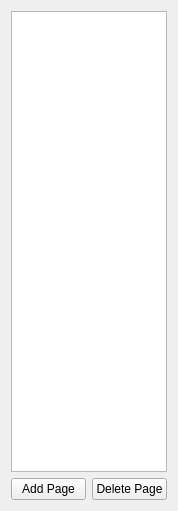
<?xml version="1.0" encoding="UTF-8"?>
<ui version="4.0">
 <class>Form</class>
 <widget class="QWidget" name="Form">
  <property name="geometry">
   <rect>
    <x>0</x>
    <y>0</y>
    <width>174</width>
    <height>511</height>
   </rect>
  </property>
  <property name="sizePolicy">
   <sizepolicy hsizetype="Preferred" vsizetype="Preferred">
    <horstretch>80</horstretch>
    <verstretch>0</verstretch>
   </sizepolicy>
  </property>
  <property name="windowTitle">
   <string>Form</string>
  </property>
  <layout class="QGridLayout" name="gridLayout_2">
   <property name="sizeConstraint">
    <enum>QLayout::SetDefaultConstraint</enum>
   </property>
   <item row="1" column="1">
    <widget class="QPushButton" name="pushButton_2">
     <property name="sizePolicy">
      <sizepolicy hsizetype="Preferred" vsizetype="Fixed">
       <horstretch>0</horstretch>
       <verstretch>0</verstretch>
      </sizepolicy>
     </property>
     <property name="minimumSize">
      <size>
       <width>75</width>
       <height>0</height>
      </size>
     </property>
     <property name="text">
      <string>Delete Page</string>
     </property>
    </widget>
   </item>
   <item row="1" column="0">
    <widget class="QPushButton" name="pushButton">
     <property name="sizePolicy">
      <sizepolicy hsizetype="Preferred" vsizetype="Fixed">
       <horstretch>0</horstretch>
       <verstretch>0</verstretch>
      </sizepolicy>
     </property>
     <property name="minimumSize">
      <size>
       <width>75</width>
       <height>0</height>
      </size>
     </property>
     <property name="text">
      <string>Add Page</string>
     </property>
    </widget>
   </item>
   <item row="0" column="0" colspan="2">
    <widget class="QListView" name="listView">
     <property name="sizePolicy">
      <sizepolicy hsizetype="Preferred" vsizetype="Preferred">
       <horstretch>0</horstretch>
       <verstretch>0</verstretch>
      </sizepolicy>
     </property>
     <property name="minimumSize">
      <size>
       <width>156</width>
       <height>0</height>
      </size>
     </property>
    </widget>
   </item>
  </layout>
 </widget>
 <resources/>
 <connections/>
</ui>
